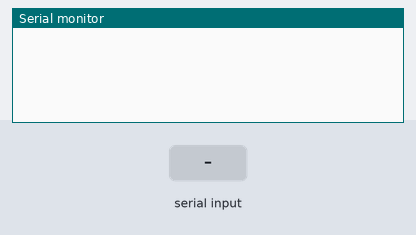
Bench run of a sketch on a simulated Arduino Uno, built with avr-gcc and run on an emulated ATmega328P. On the bench: the last lines printed to the serial monitor. The inputs (shaded band) are chosen by the test bench. EEPROM starts erased.

Above: at 1.2 s.
1.3 s: "a" received over Serial
At 2.9 s:
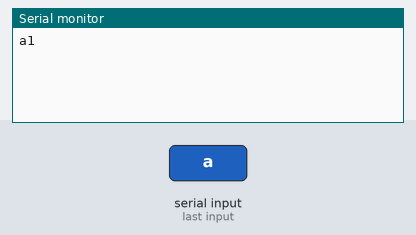
3.8 s: "b" received over Serial
At 6.0 s:
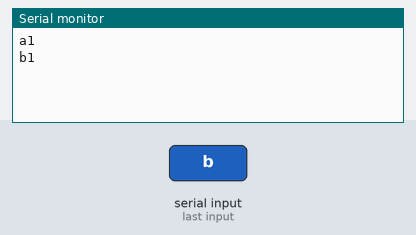
6.3 s: "c" received over Serial
At 7.9 s:
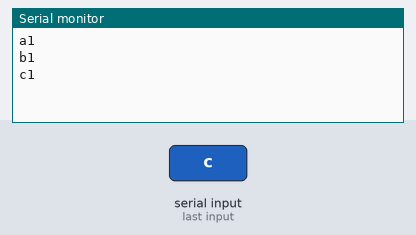
8.8 s: "d" received over Serial
At 11.0 s:
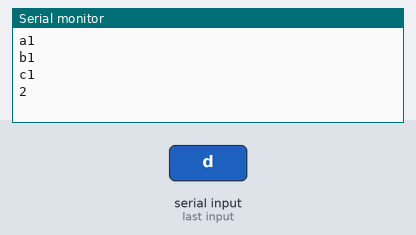

Measured:
- after the input at 1.3 s, the serial monitor: prints a new line after 1.0 s (image 1)
- after the input at 3.8 s, the serial monitor: prints a new line after 1.0 s (image 2)
- after the input at 6.3 s, the serial monitor: prints a new line after 1.0 s (image 3)
- after the input at 8.8 s, the serial monitor: prints a new line after 1.0 s (image 4)

The sketch:

EPRRROM.ino
```cpp
#include <EEPROM.h>

int addr = 0;
int value;

void setup() {
  Serial.begin(9600);
}

void loop() {
  //Serial.println("Enter data:");
  while (Serial.available() == 0) {}     //wait for data available
  String teststr = Serial.readString();  //read until timeout
  teststr.trim();                        // remove any \r \n whitespace at the end of the String
  if (teststr == "a") {
    Serial.println("a1");
    EEPROM.write(addr, 0);

  }
  if (teststr == "b") {
    Serial.println("b1");
  EEPROM.write(addr, 1);

  }
  if (teststr == "c") {
    Serial.println("c1");
    EEPROM.write(addr, 2);

  }
  if (teststr == "d") {
    //Serial.println("read");
    value = EEPROM.read(addr);
    Serial.println(value);

  }

}
```
